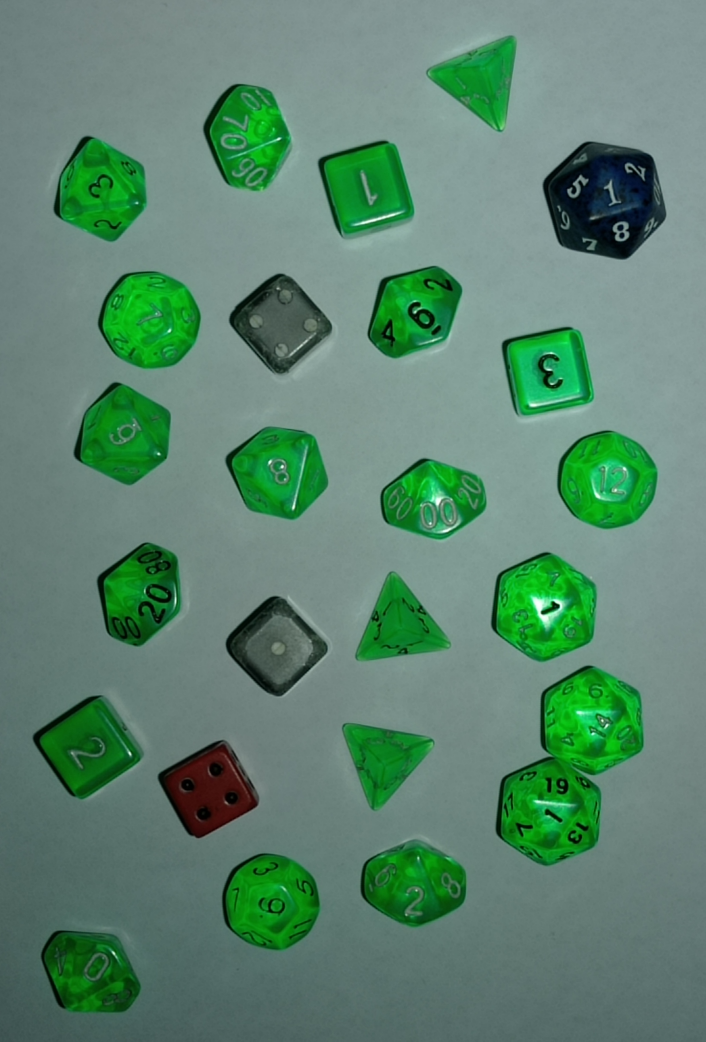
#> input picture Dados/imgDados/dados4.jpg, 2118 x 3124 px, found by its file name (shown at 1/3 size)
$ python dados_20220628202550.py
#> lines starting #> are read from the running program, lines starting #| are printed output that depends on the picture; after the words box and inside, x2 and y2 are one past the last pixel; in counts of white or black regions, pixels touching at a corner belong together
import cv2
from cv2 import THRESH_BINARY
from cv2 import erode
import numpy as np
from numpy import binary_repr

imagem = cv2.imread("img/dados4.jpg")          # Carregar a imagem
#> imagem is the input picture: shape (3124, 2118, 3); mean B, G, R 110.8, 132.1, 92.2
res = cv2.resize(imagem, dsize=( 598, 800), interpolation=cv2.INTER_CUBIC) # Redimensionar Img ################
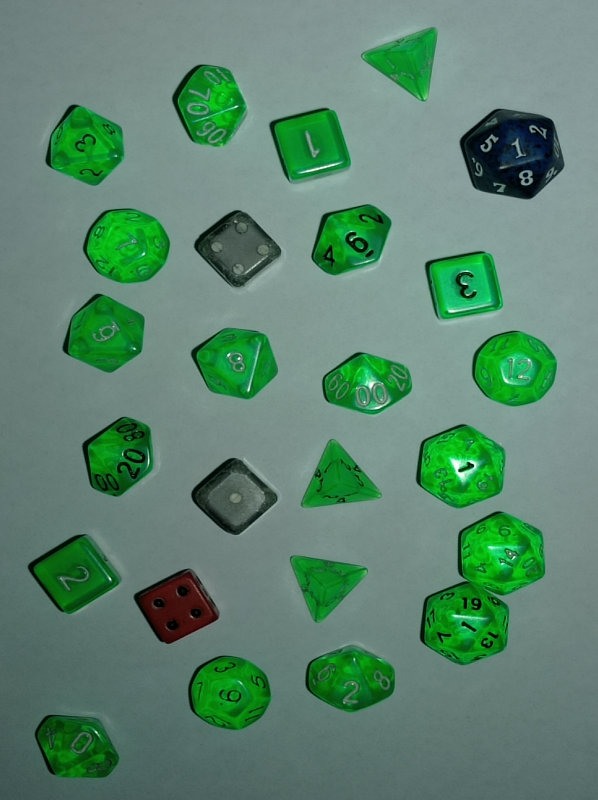
#> res: shape (800, 598, 3); mean B, G, R 110.8, 132.1, 92.2
gray = cv2.cvtColor(res, cv2.COLOR_BGR2GRAY)     # GrayScale
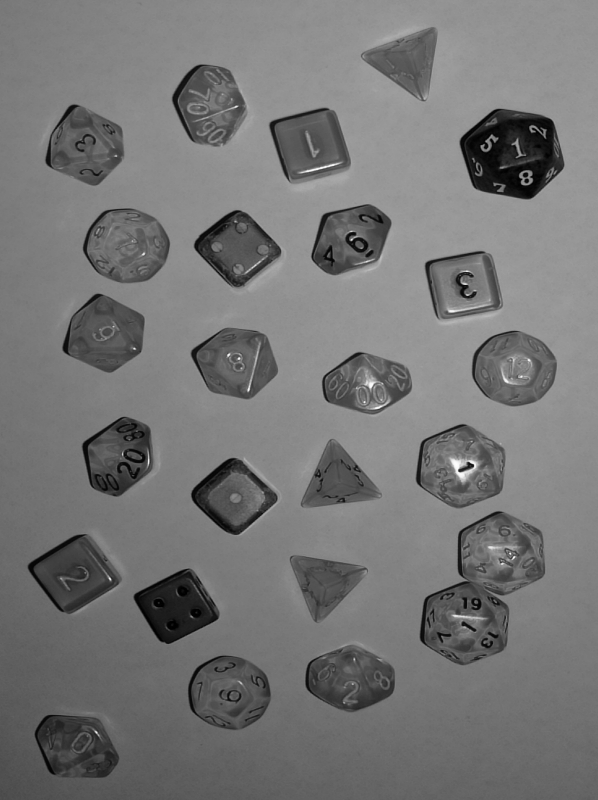
#> gray: shape (800, 598); min 0, max 255, mean 117.7
blur = cv2.blur(gray,(3,3))                       # Blur ###############

ret,binary = cv2.threshold(gray , 85 ,255, cv2.THRESH_BINARY)         # Binarização ################
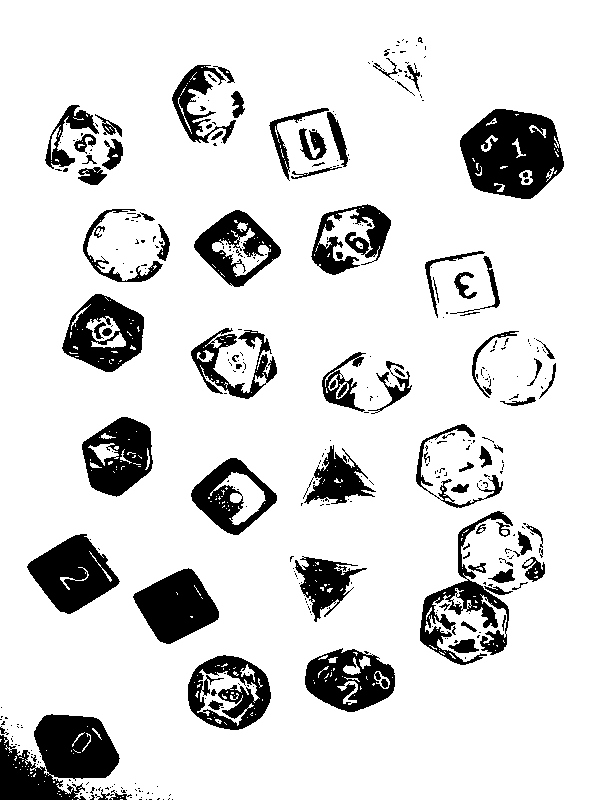
#> binary: shape (800, 598); 85.8% white; 378 black regions (288 under 20 px), largest, box (x1, y1, x2, y2) and area: (0, 714, 120, 800) 6790, (460, 109, 564, 199) 6483, (27, 534, 120, 614) 4213
ret1,binary1 = cv2.threshold(binary,127,255,cv2.THRESH_BINARY_INV)   # Inverter a Binarização

kernel = np.ones((8,8), np.uint8)
dilation = cv2.dilate(binary1, kernel, iterations=3)   # Dilatar ####################
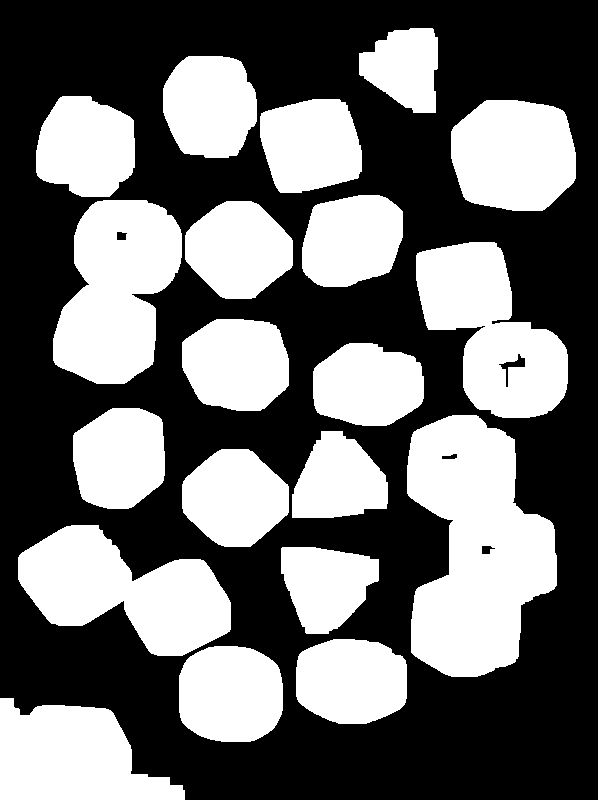
#> dilation: shape (800, 598); 42.6% white; 20 white regions, largest, box (x1, y1, x2, y2) and area: (407, 415, 557, 677) 26575, (53, 200, 182, 384) 16703, (18, 525, 231, 656) 16227
erodion = cv2.erode(dilation, kernel, iterations=5)
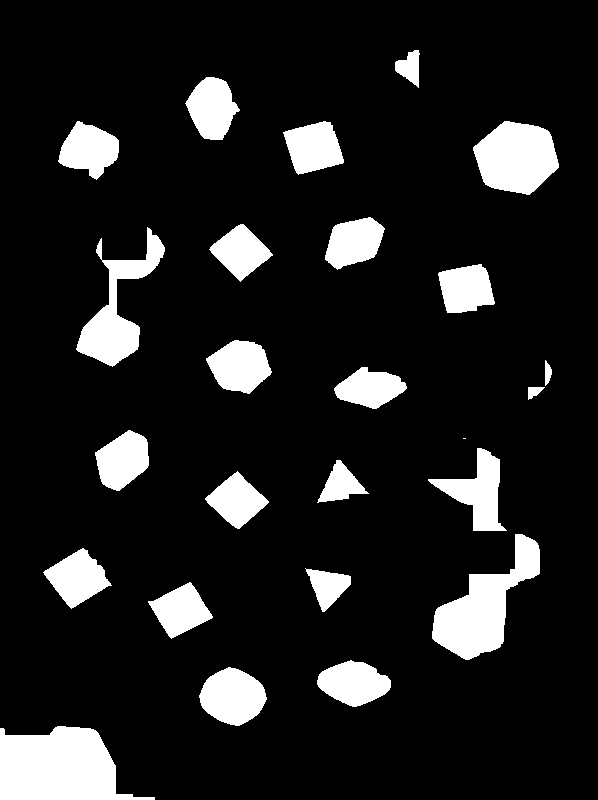
#> erodion: shape (800, 598); 12.4% white; 25 white regions (1 under 20 px)

contours, hierarchy = cv2.findContours(erodion, cv2.RETR_TREE, cv2.CHAIN_APPROX_SIMPLE) # Procura os Objetos
#> contours = 25 contours, 1 with area under 20; largest, box (x1, y1, x2, y2) and area: (0, 726, 155, 800) 7608, (432, 534, 540, 660) 5594, (473, 121, 559, 195) 4504, (76, 227, 165, 367) 3896, (199, 667, 267, 726) 2744
cont = len(contours)                                                                     # Conta os Objetos
#> cont = 25

cv2.drawContours(res, contours, -1, (0,255,0), 3)
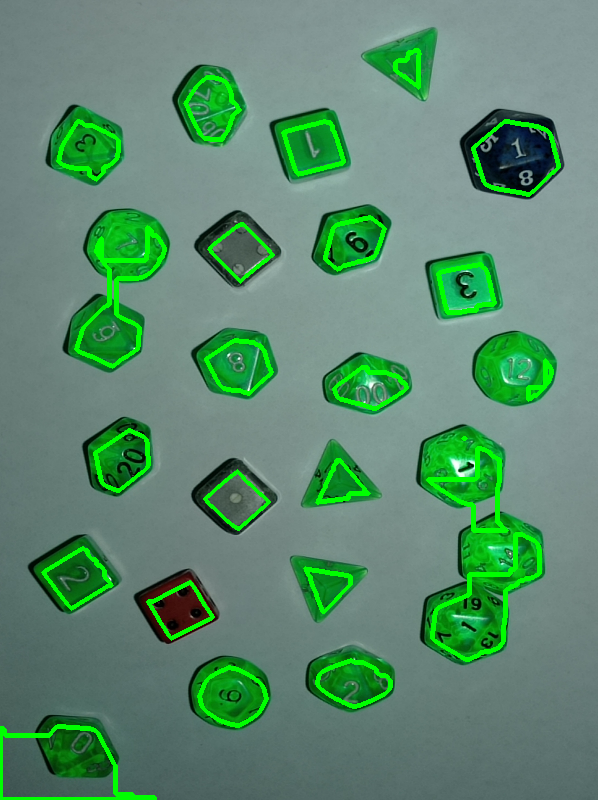
#> res: shape (800, 598, 3); 4.47% of pixels changed, all inside (x1, y1, x2, y2) = (0, 48, 561, 800)

print("Numero de Objetos Encontrados: ",cont)
#| Numero de Objetos Encontrados:  25

cv2.imshow("Dilatation", res)


cv2.waitKey(0)

$ run again, with Dados/imgDados/dados1.jpg copied over Dados/imgDados/dados4.jpg
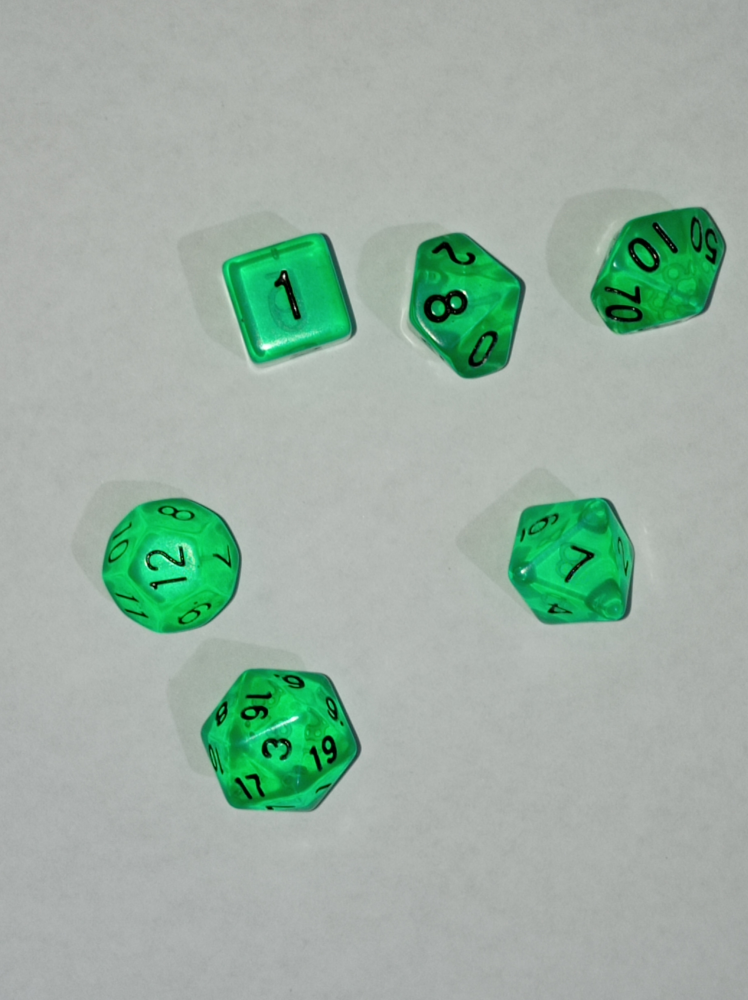
#> input picture Dados/imgDados/dados1.jpg, 2992 x 4000 px, found by its file name (shown at 1/4 size)
#> imagem is the input picture: shape (4000, 2992, 3); mean B, G, R 163.1, 176, 155.2
#> `ret,binary = cv2.threshold(gray , 85 ,255, cv2.THRESH_BINARY)`:
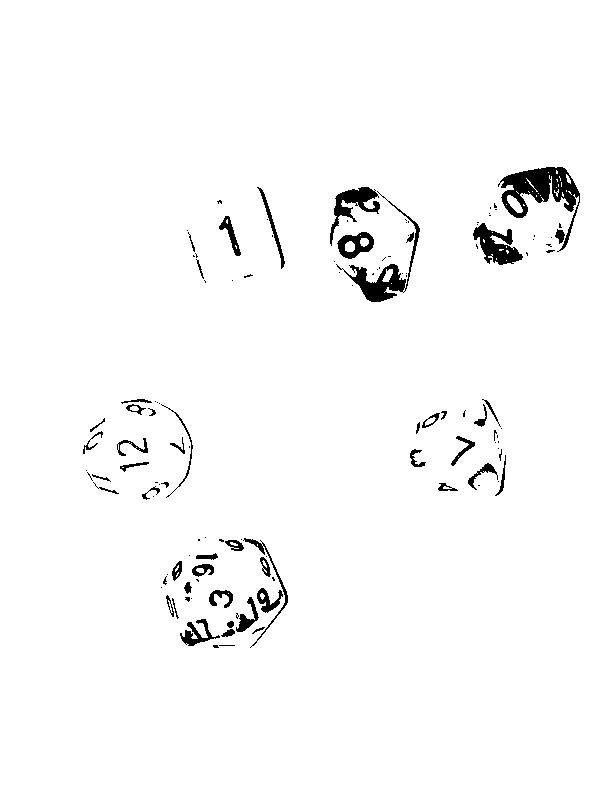
#> binary: shape (800, 598); 97.6% white; 126 black regions (76 under 20 px), largest, box (x1, y1, x2, y2) and area: (498, 167, 580, 252) 2272, (336, 191, 420, 302) 1364, (473, 223, 523, 265) 1027
#> dilation: shape (800, 598); 14.9% white; 8 white regions, largest, box (x1, y1, x2, y2) and area: (152, 528, 300, 660) 15435, (74, 390, 205, 512) 12641, (464, 158, 592, 277) 12015
#> erodion: shape (800, 598); 2.5% white; 7 white regions (2 under 20 px)
#> contours = 7 contours, 2 with area under 20; largest, box (x1, y1, x2, y2) and area: (177, 550, 283, 643) 3952, (342, 200, 408, 298) 2531, (487, 178, 576, 261) 2515, (462, 421, 502, 487) 2053, (130, 451, 145, 464) 159
#> cont = 7
#> `cv2.drawContours(res, contours, -1, (0,255,0), 3)`:
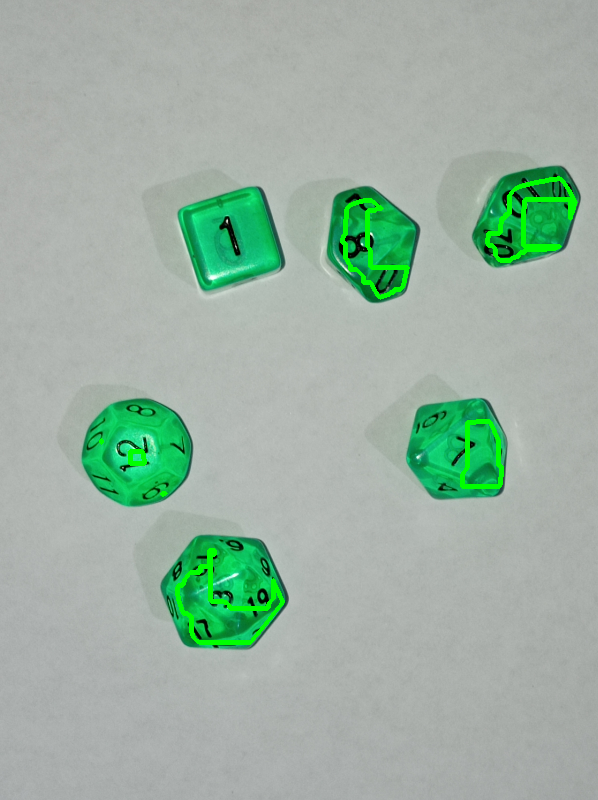
#> res: shape (800, 598, 3); mean B, G, R 162.3, 177.5, 155
#| Numero de Objetos Encontrados:  7

$ run again, with Dados/imgDados/dados2.jpg copied over Dados/imgDados/dados4.jpg
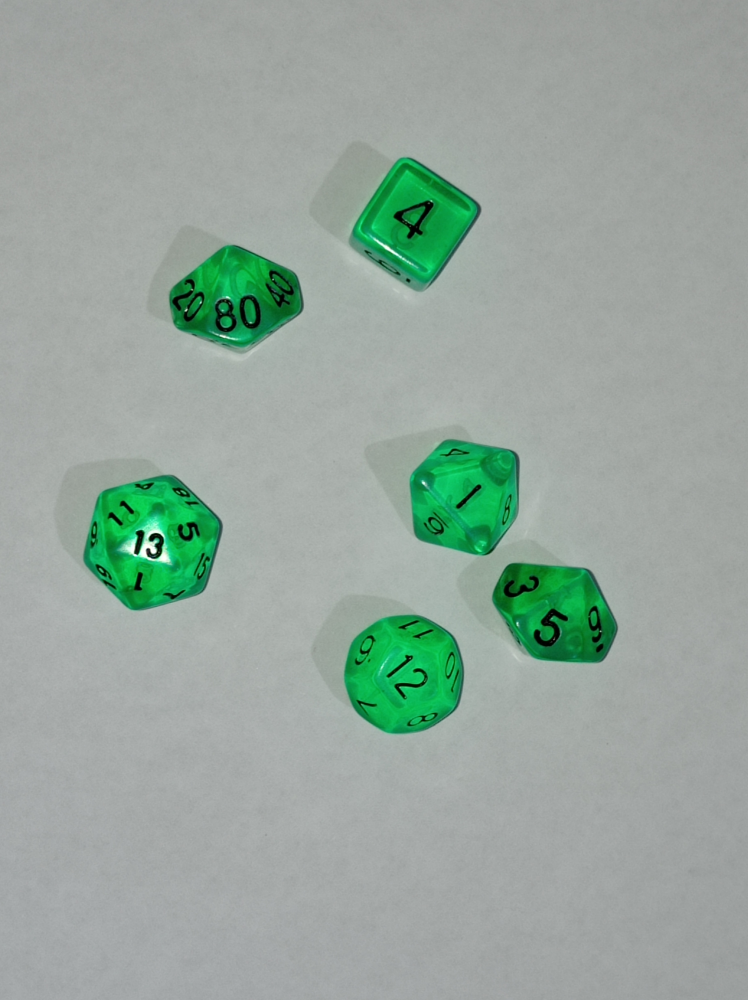
#> input picture Dados/imgDados/dados2.jpg, 2992 x 4000 px, found by its file name (shown at 1/4 size)
#> imagem is the input picture: shape (4000, 2992, 3); mean B, G, R 157, 166.5, 150.1
#> `ret,binary = cv2.threshold(gray , 85 ,255, cv2.THRESH_BINARY)`:
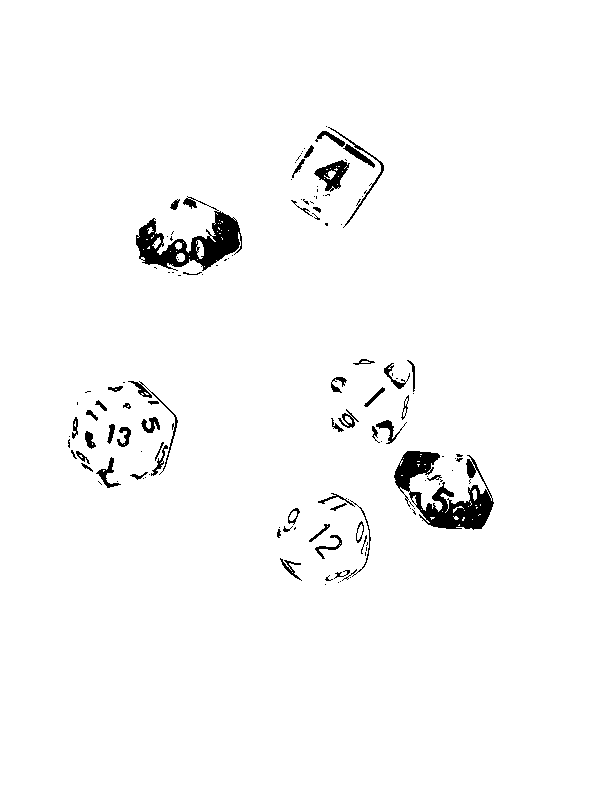
#> binary: shape (800, 598); 97.6% white; 129 black regions (77 under 20 px), largest, box (x1, y1, x2, y2) and area: (394, 451, 494, 530) 3280, (136, 196, 242, 271) 2959, (314, 160, 350, 192) 518
#> dilation: shape (800, 598); 13.3% white; 5 white regions, box (x1, y1, x2, y2) and area: (322, 350, 506, 542) 19193, (59, 372, 190, 500) 13335, (268, 484, 383, 597) 10573, (282, 117, 396, 240) 10530, (127, 187, 254, 288) 10055
#> erodion: shape (800, 598); 2.7% white; 8 white regions
#> contours = 8 contours; box (x1, y1, x2, y2) and area: (82, 393, 173, 480) 4006, (407, 462, 489, 526) 3634, (302, 142, 378, 210) 2355, (150, 222, 238, 272) 1902, (395, 374, 412, 391) 250, (320, 541, 336, 556) 166, (383, 431, 399, 441) 104, (353, 420, 373, 425) 76
#> cont = 8
#> `cv2.drawContours(res, contours, -1, (0,255,0), 3)`:
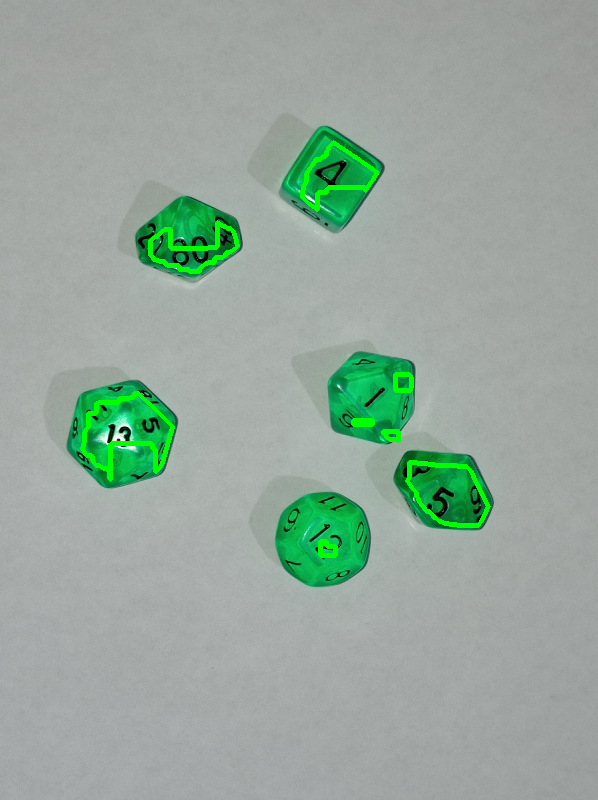
#> res: shape (800, 598, 3); mean B, G, R 156.2, 168, 149.9
#| Numero de Objetos Encontrados:  8

$ run again, with Dados/imgDados/dados3.jpg copied over Dados/imgDados/dados4.jpg
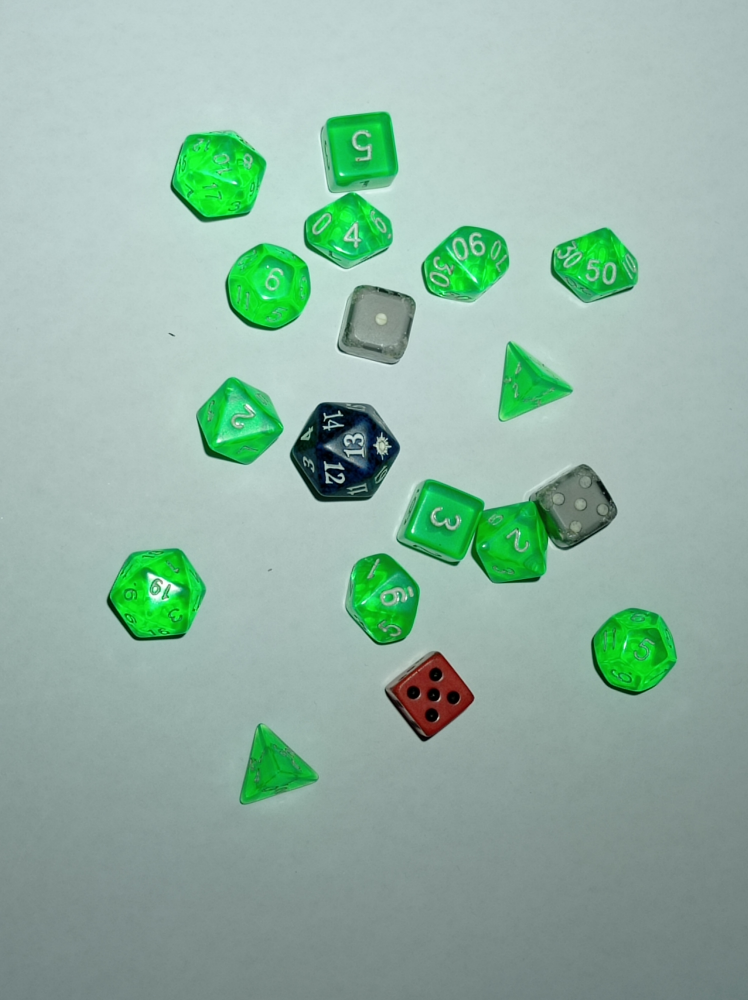
#> input picture Dados/imgDados/dados3.jpg, 2992 x 4000 px, found by its file name (shown at 1/4 size)
#> imagem is the input picture: shape (4000, 2992, 3); mean B, G, R 163.9, 179.2, 146
#> `ret,binary = cv2.threshold(gray , 85 ,255, cv2.THRESH_BINARY)`:
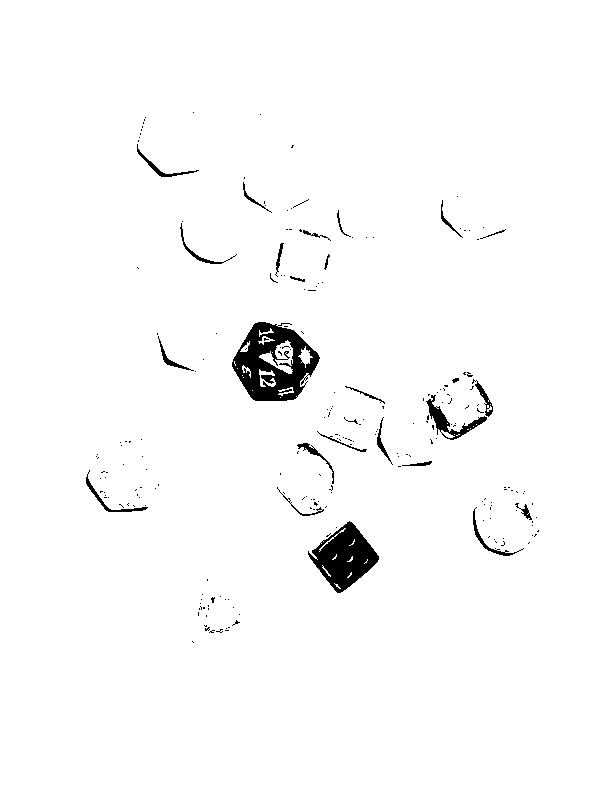
#> binary: shape (800, 598); 97.9% white; 231 black regions (205 under 20 px), largest, box (x1, y1, x2, y2) and area: (232, 322, 320, 401) 3834, (308, 521, 379, 593) 2650, (426, 395, 487, 440) 631
#> dilation: shape (800, 598); 16% white; 13 white regions, largest, box (x1, y1, x2, y2) and area: (207, 313, 505, 605) 35487, (234, 168, 386, 303) 9735, (77, 430, 171, 524) 6697
#> erodion: shape (800, 598); 1.4% white; 9 white regions (3 under 20 px)
#> contours = 9 contours, 3 with area under 20; largest, box (x1, y1, x2, y2) and area: (246, 334, 313, 398) 2866, (437, 389, 487, 437) 1383, (325, 533, 371, 585) 1241, (328, 428, 379, 453) 717, (310, 510, 324, 513) 23, (485, 518, 488, 534) 21
#> cont = 9
#> `cv2.drawContours(res, contours, -1, (0,255,0), 3)`:
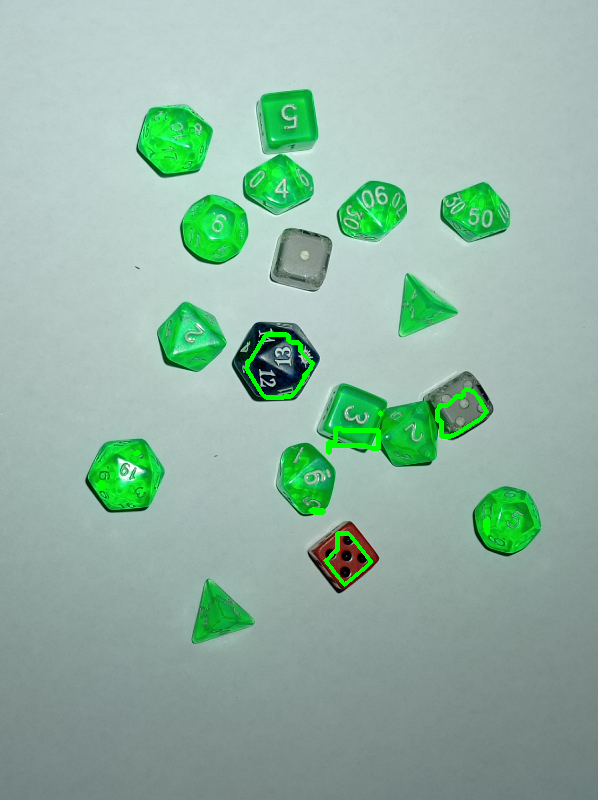
#> res: shape (800, 598, 3); mean B, G, R 163.4, 180.3, 145.6
#| Numero de Objetos Encontrados:  9
